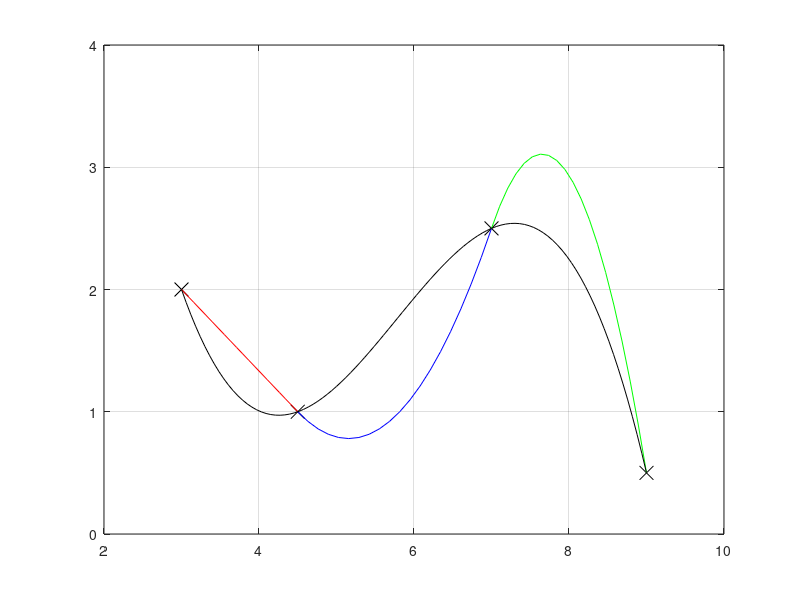

This figure's MATLAB source:
clear
clc

xd = [ 3.0 4.5 7.0 9.0 ];
yd = [ 2.0 1.0 2.5 0.5 ];

a = yd(1:3);

A = [ 1.5 0 0 2.25 0 0 
      0 2.5 0 0 6.25 0
      0 0 2 0 0 4
      1 -1 0 3 0 0
      0 1 -1 0 5 0
      0 0 0 1 0 0 ];
B = [ -1; 1.5; -2; 0; 0; 0; ];

sol = A \ B;

b = sol(1:3)';
c = sol(4:6)';

[a ; b ; c]'

s1 = @(x) a(1) + b(1) * (x - xd(1)) +  c(1) * (x - xd(1)).^2;
s2 = @(x) a(2) + b(2) * (x - xd(2)) +  c(2) * (x - xd(2)).^2;
s3 = @(x) a(3) + b(3) * (x - xd(3)) +  c(3) * (x - xd(3)).^2;

plot (xd, yd, 'xk', 'MarkerSize', 10);
axis ([2 10 0 4]); 
grid on;
hold on;

xp = linspace (xd(1), xd(2), 20);
yp = s1(xp);
plot (xp, yp, 'r');

xp = linspace (xd(2), xd(3), 20);
yp = s2(xp);
plot (xp, yp, 'b');

xp = linspace (xd(3), xd(4), 20);
yp = s3(xp);
plot (xp, yp, 'g');

pause
%compare to a interpolating 3rd order polynomial
p=polyfit(xd, yd, 3);
xp= linspace(xd(1),xd(4),100);
plot(xp,polyval(p,xp),'k');


hold off;
